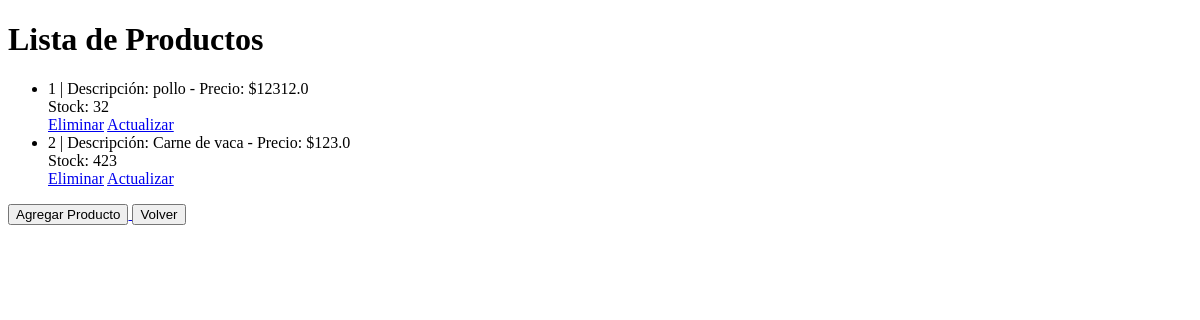
/products, run on an earlier commit of the app's database.
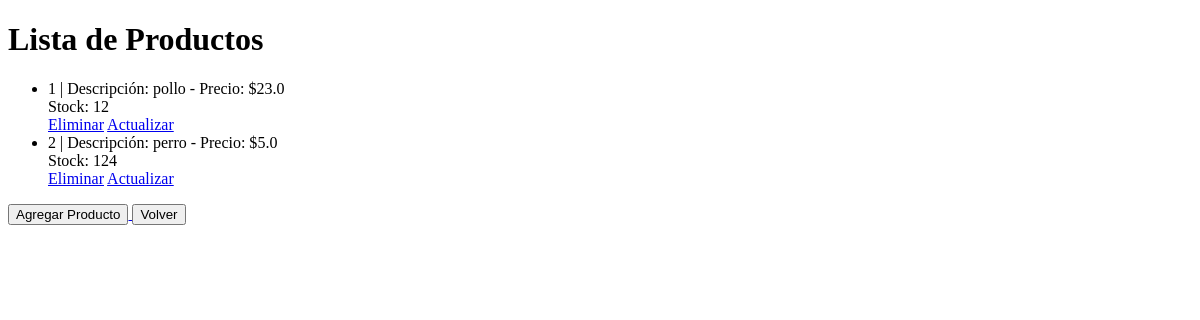
And on a later commit of the database.
### src/models/productosModel.py (models this page shows, shortened)
class Producto(db.Model):
    __tablename__ = "producto"
    id_producto = db.Column(db.Integer(), primary_key=True, nullable=False)
    descripcion = db.Column(db.String(100), nullable=False)
    precio = db.Column(db.Float(), nullable=False)
    stock = db.Column(db.Integer(), nullable=False)
    detalles = db.relationship(DetalleFactura, backref="producto")

### src/app.py (the view)
@app.route("/products")
def products():
    productos = db.session.query(Producto).all()
    return render_template("productos/verProductos.html", productos=productos)

### src/templates/productos/verProductos.html (shortened to what this page needs)
<!DOCTYPE html>
<html lang="es">
  <head>
  </head>
  <body>
    <h1>Lista de Productos</h1>
    <ul>
      {% for producto in productos %}
      <li>
        {{producto.id_producto}} | Descripción: {{ producto.descripcion }} -
        Precio: ${{producto.precio}}<br />
        Stock: {{producto.stock}}
      </li>
      <a href="{{ url_for('delete_product', id=producto.id_producto) }}"
        >Eliminar</a
      >
      <a href="{{ url_for('update_product', id=producto.id_producto) }}"
        >Actualizar</a
      >
      {% else %}
      <li>No hay productos registrados.</li>
      {% endfor %}
    </ul>
    <a href="{{ url_for('add_product') }}">
      <button>Agregar Producto</button>
    </a>
    <a href="{{ url_for('dashboard') }}">
      <button>Volver</button>
    </a>
  </body>
</html>

What changed in the data, as far as the page shows it:
changed Producto "pollo": precio "12312.0" → "23.0"; stock "32" → "12"
changed Producto id 2: descripcion "Carne de vaca" → "perro"; precio "123.0" → "5.0"; stock "423" → "124"
